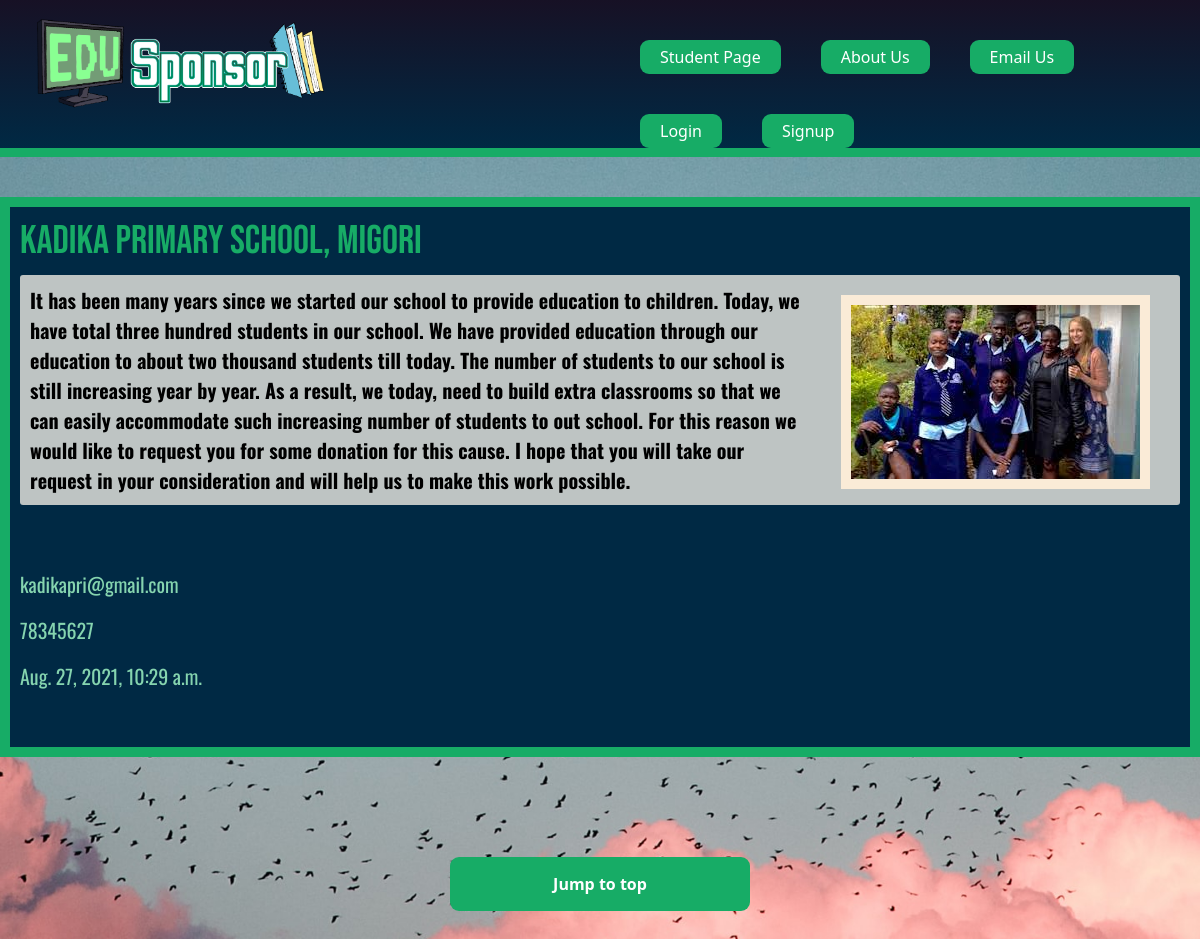
Screenshot of /donees/kadika-pri/ with the database file from the repository.
### donees/models.py (models this page shows, shortened)
class donee(models.Model):
    name = models.CharField(max_length=200)
    slug = models.SlugField()
    message = models.TextField()
    email = models.EmailField()
    contact = models.IntegerField()
    date = models.DateTimeField(auto_now_add=True)
    thumb = models.ImageField(default='default.png', blank=True)
    author = models.ForeignKey(User, default=None, on_delete=models.CASCADE)

### donees/views.py (the view)
# urls.py: url(r'^(?P<slug>[\w-]+)/$', views.donee_detail, name="detail"),
def donee_detail(request, slug):
    anyDonee = donee.objects.get(slug=slug)
    return render(request, 'donees/donee_detail.html', {'donee': anyDonee})

### donees/templates/donees/donee_detail.html (shortened to what this page needs)
{% extends 'base_layout.html' %}
{% block content %}
<div class="main-display">
<div class="donee-container">
<div class="donee-detail">
    <h2>{{ donee.name }}</h2>
    <img class='SkulPic' src="{{donee.thumb.url}}"/>
    <p class='des'>{{ donee.message }}</p>
    <br></br>
    <p class='email'>{{ donee.email }}</p>
    <p class='contact'>{{ donee.contact }}</p>
    <p class='date'>{{ donee.date }}</p>
</div>
</div>
<a class="toTop" href="#">Jump to top</a>
</div>
{% endblock %}

### assets/style.css (style rules this page uses)
body { background-color: #ffffff5b; background-image: url(/static/cloud5.jpg); background-repeat: no-repeat; color: #17ac66; background-position: bottom; background-size: auto; background-attachment: fixed; background-position: center; background-size: 2000px; }
p { color: #85d4af; font-family: 'Oswald', sans-serif, Ubuntu; font-size: 20px; }
h1, h2, h3, h4, h5 { font-family: 'Bebas Neue', cursive; font-weight: normal; margin: 0; font-size: 40px; }
h2 { text-decoration: none; }
a { color: #fff; text-decoration: none; }
.des { margin-top: 10px; background-color: rgb(190, 196, 195); color: rgb(0, 0, 0); font-weight: bold; padding: 10px; border-radius: 3px; }
.main-display { max-width: 1300px; margin: 0 auto; }
.email { font-family: 'Oswald', sans-serif, Ubuntu; font-size: 20px; }
.toTop { background-color: #17ac66; border: 0; border-radius: 9px; color: white; padding: 15px 32px; margin: 0 auto; text-align: center; text-decoration: none; display: block; font-size: 16px; font-weight: bold; margin-top:100px; margin-bottom:100px; align-content: center; max-width: 300px; }
.container, .donee-container { margin: 0 auto; margin-top: 40px; padding: 10px; border: 10px solid #17ac66; position: relative; padding-bottom: 40px; background-color: #002944; max-width: fit-content; height: fit-content; }
.donee-container { position: relative; }

### donees/templates/donees/donee_detail.html (style rules this page uses)
.SkulPic { height:auto ; float: right; width: auto; border-radius:auto ; margin-right: 15px; margin: 30px; max-width: 450px; border-color: antiquewhite; border-width: 10px; border-style: solid; }

### rows the page displays
donee: name "Kadika Primary School, Migori", thumb (picture), message "It has been many years since we started our school to provide education to children. Today, we have total three hundred students in our school. We have provided education through our education to about two thousand students till today. The number of students to our school is still increasing year by year. As a result, we today, need to build extra classrooms so that we can easily accommodate such increasing number of students to out school. For this reason we would like to request you for some donation for this cause. I hope that you will take our request in your consideration and will help us to make this work possible.", email "kadikapri@gmail.com", contact "78345627", date "Aug. 27, 2021, 10:29 a.m."
